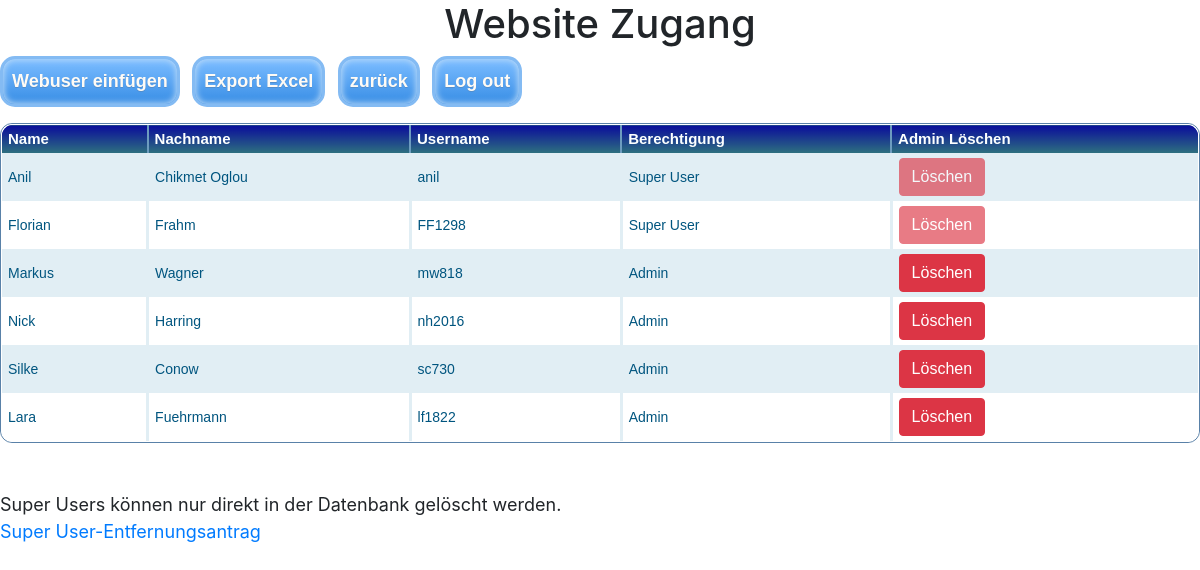
/website/Website.php (signed in), run on the app's committed database.
### tables this page shows
CREATE TABLE `Website` (
  `ID` int(11) NOT NULL,
  `Name` varchar(20) NOT NULL,
  `Lastname` varchar(20) NOT NULL,
  `Username` varchar(20) NOT NULL,
  `Password` varchar(70) NOT NULL,
  `Permission` varchar(15) NOT NULL
);

### website/Website.php (the view, shortened to what this page needs)
<html>
<head lang="en">
 <link type="text/css" rel="stylesheet" href="button.css">
 <link type="text/css" rel="stylesheet" href="bootstrap.css">
</head>
<body>
 <?php $table = "Website"; ?>
 <div class="table-scrol">
  <h1 align="center">Website Zugang</h1>
  <p>
    <a class="myButton" href= "insertAdministrator.php">Webuser einfügen</a>
    <a class="myButton" href= "extract_Excel.php?table=<?= $table?>">Export Excel</a>
    <a class="myButton" href= "portal.php">zurück</a>
    <a class="myButton" href= "logout.php">Log out</a>
  </p>
  <div class="datagrid">
   <table class="datagrid" id="adminTable">
    <thead>
     <tr>
      <th>Name</th>
      <th>Nachname</th>
      <th>Username</th>
      <th>Berechtigung</th>
      <th>Admin Löschen</th>
     </tr>
    </thead>
    <?php
    include("config.php");
    $rowcolor=1;
    $admin_query="select * from Website";
    $run=mysqli_query($link, $admin_query);
    while($row=mysqli_fetch_array($run))
    {
     $ID = $row[0];
     $Name=$row[1];
     $Nachname=$row[2];
     $Username=$row[3];
     $Rechte=$row[5];
     $rowcolor++;
     $format=($rowcolor%2==0)? "alt" : "alt2";
     echo "<tr class='$format'>"
     ?>
      <td><?= $Name;?></td>
      <td><?= $Nachname;?></td>
      <td><?= $Username;?></td>
      <td><?= $Rechte;?></td>
      <td><a href="delete_user.php?ID=<?= $ID ?> & table=<?= $table?>"><button class="btn btn-danger"
        <?php if ($Rechte == "Super User" && $access != "Super User") {?> disabled <?php } ?>
        >Löschen</button></a></td>
     </tr>
    <?php }  ?>
   </table>
  </div>
  </div>
  <div>
   <br><br><font size="4">Super Users können nur direkt in der Datenbank gelöscht werden.</font><br>
   <a href = "mailto: anil.ChikmetOglou@ingrammicro.com"><font size="4">Super User-Entfernungsantrag</font></a>
  </div>
</body>
</html>

### website/button.css (style rules this page uses)
.myButton { box-shadow: inset 0px 0px 6px 1px #bbdaf7; background: linear-gradient(to bottom, #79bbff 5%, #378de5 100%); background-color: #79bbff; border-radius: 15px; border: 3px solid #84bbf3; display: inline-block; cursor: pointer; color: #fffbf5; font-family: Arial; font-size: 18px; font-weight: bold; padding: 9px 9px; text-decoration: none; text-shadow: 0px 1px 0px #528ecc; margin-right: 8px; }
.datagrid table { border-collapse: collapse; text-align: left; width: 100%; }
.datagrid { font: normal 12px/150% Geneva, Arial, Helvetica, sans-serif; background: #fff; overflow: hidden; border: 1px solid #5981A8; -webkit-border-radius: 12px; -moz-border-radius: 12px; border-radius: 12px; }
.datagrid table td, .datagrid table th { padding: 5px 6px; }
.datagrid table thead th { background: -webkit-gradient(linear, left top, left bottom, color-stop(0.05, #0C1199), color-stop(1, #2E717F)); background: -moz-linear-gradient( center top, #0C1199 5%, #2E717F 100% ); filter: progid:DXImageTransform.Microsoft.gradient(startColorstr='#0C1199', endColorstr='#2E717F'); background-color: #0C1199; color: #FCFFFF; font-size: 15px; font-weight: bold; border-left: 2px solid #6D9CBF; }
.datagrid table thead th:first-child { border: none; }
.datagrid table tbody td { color: #00557F; border-left: 3px solid #E1EEF4; font-size: 14px; font-weight: normal; }
.datagrid table tbody .alt td { background: #E1EEf4; color: #00557F; }
.alt2 td { background: white; color: #00557F; }
.datagrid table tbody td:first-child { border-left: none; }
.datagrid table tbody tr:last-child td { border-bottom: none; }

### data on the page
website: Name "Anil", Lastname "Chikmet Oglou", Username "anil", Permission "Super User"
website: Name "Florian", Lastname "Frahm", Username "FF1298", Permission "Super User"
website: Name "Markus", Lastname "Wagner", Username "mw818", Permission "Admin"
website: Name "Nick", Lastname "Harring", Username "nh2016", Permission "Admin"
website: Name "Silke", Lastname "Conow", Username "sc730", Permission "Admin"
website: Name "Lara", Lastname "Fuehrmann", Username "lf1822", Permission "Admin"
